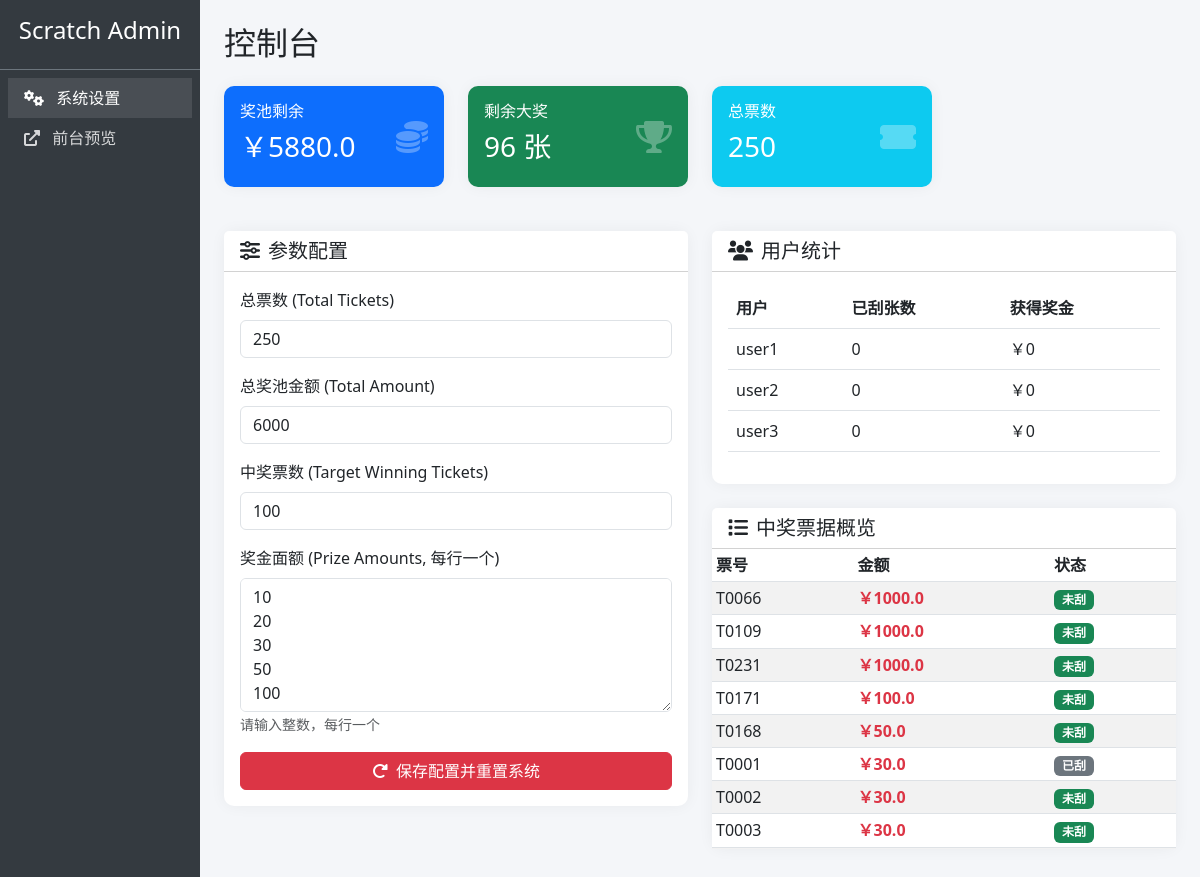
The app's page /admin/settings (signed in), older data.
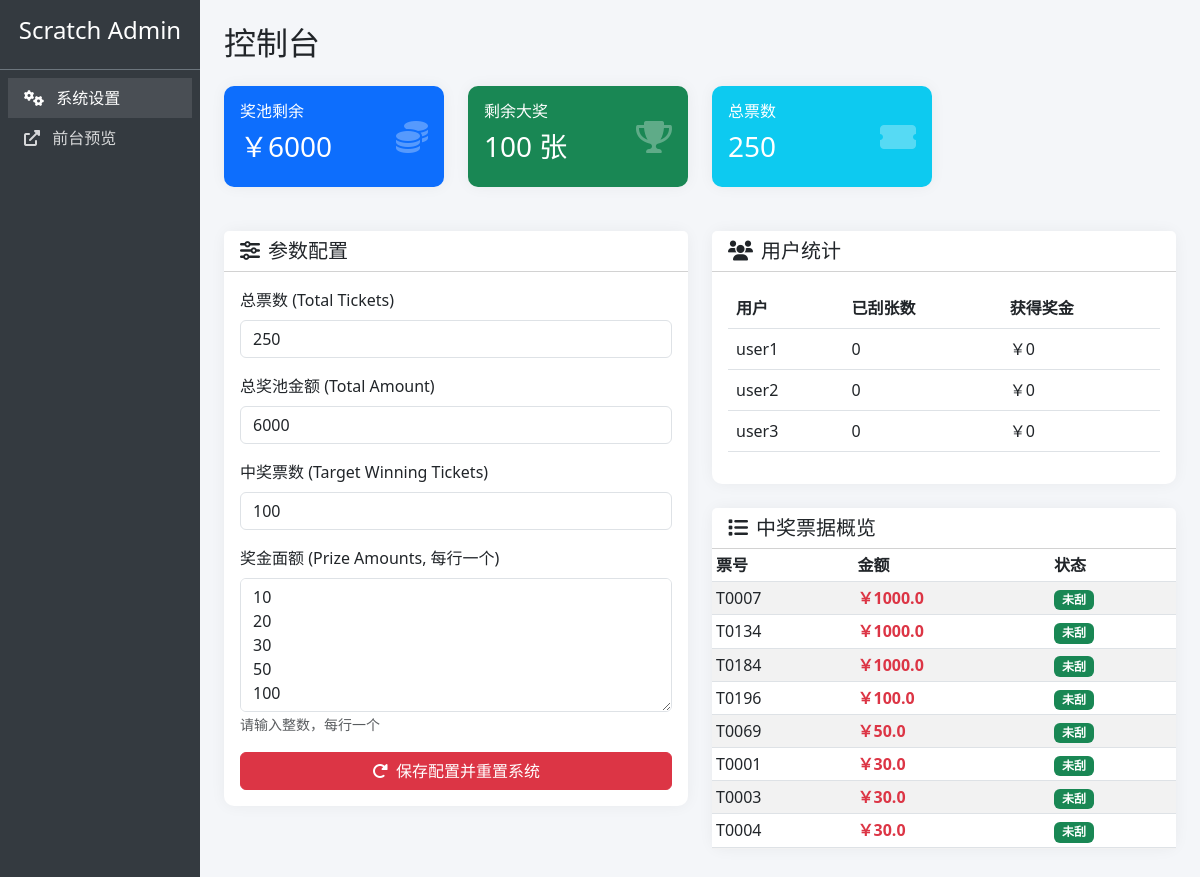
The same page, newer data.
### tables this page shows
CREATE TABLE users (
                id INTEGER PRIMARY KEY,
                username TEXT UNIQUE,
                password TEXT,
                spent_amount REAL DEFAULT 0
            );

CREATE TABLE tickets (
                id INTEGER PRIMARY KEY,
                ticket_number TEXT,
                amount REAL,
                is_selected INTEGER DEFAULT 0
            , owner_username TEXT);

### app.py (the view, shortened to what this page needs)
@app.route('/admin/settings', methods=['GET', 'POST'])
def admin_settings():
    if 'admin' not in session:
        return redirect(url_for('admin'))
    try:
        with open('setting.json', 'r', encoding='utf-8') as f:
            settings = json.load(f)
    except FileNotFoundError:
        settings = {
            'total_tickets': 100,
            'total_amount': 10000,
            'target_winning_tickets': 50,
            'prize_amounts': [10, 20, 30, 50, 100, 200, 500, 1000]
        }
    user_stats = []
    remaining_prize_pool = 0
    remaining_winning_tickets = 0
    winning_tickets = []
    try:
        conn = sqlite3.connect('xx.sqlite')
        cursor = conn.cursor()
        cursor.execute('SELECT username FROM users')
        all_users = [row[0] for row in cursor.fetchall()]
        cursor.execute('''
            SELECT owner_username, COUNT(*), COALESCE(SUM(amount), 0)
            FROM tickets
            WHERE is_selected = 1 AND owner_username IS NOT NULL
            GROUP BY owner_username
        ''')
        stats_data = {row[0]: (row[1], row[2]) for row in cursor.fetchall()}
        user_stats = []
        for username in all_users:
            count, winnings = stats_data.get(username, (0, 0))
            user_stats.append((username, count, winnings))
        for username in stats_data:
            if username not in all_users:
                count, winnings = stats_data[username]
                user_stats.append((f"{username} (已删)", count, winnings))
        cursor.execute('SELECT COALESCE(SUM(amount), 0) FROM tickets WHERE is_selected = 1 AND amount > 0')
        won_amount = cursor.fetchone()[0] or 0
        remaining_prize_pool = settings['total_amount'] - won_amount
        cursor.execute('SELECT COUNT(*) FROM tickets WHERE is_selected = 1 AND amount > 0')
        won_tickets = cursor.fetchone()[0] or 0
        remaining_winning_tickets = settings['target_winning_tickets'] - won_tickets
        cursor.execute('SELECT ticket_number, amount, is_selected FROM tickets WHERE amount > 0 ORDER BY amount DESC, ticket_number')
        winning_tickets = cursor.fetchall()
        conn.close()
    except sqlite3.Error as e:
        print(f"查询统计信息错误: {e}")
    return render_template('admin_settings.html',
                         settings=settings,
                         user_stats=user_stats,
                         remaining_prize_pool=remaining_prize_pool,
                         remaining_winning_tickets=remaining_winning_tickets,
                         winning_tickets=winning_tickets)

### templates/admin_settings.html (shortened to what the changed rows need)
<!DOCTYPE html>
<html lang="zh-CN">
<head>
    <link href="https://cdn.jsdelivr.net/npm/bootstrap@5.3.0/dist/css/bootstrap.min.css" rel="stylesheet">
    <link href="https://cdnjs.cloudflare.com/ajax/libs/font-awesome/6.0.0/css/all.min.css" rel="stylesheet">
</head>
<body>
    <div class="container-fluid">
        <div class="row">
            <div class="col-md-10 p-4">
                <h2 class="mb-4">控制台</h2>
                <div class="row mb-4">
                    <div class="col-md-3">
                        <div class="card stat-card bg-primary text-white">
                            <div class="card-body d-flex justify-content-between align-items-center">
                                <div>
                                    <h6 class="card-title">奖池剩余</h6>
                                    <h3>￥{{ remaining_prize_pool }}</h3>
                                </div>
                            </div>
                        </div>
                    </div>
                    <div class="col-md-3">
                        <div class="card stat-card bg-success text-white">
                            <div class="card-body d-flex justify-content-between align-items-center">
                                <div>
                                    <h6 class="card-title">剩余大奖</h6>
                                    <h3>{{ remaining_winning_tickets }} 张</h3>
                                </div>
                            </div>
                        </div>
                    </div>
                </div>
                <div class="row">
                    <div class="col-md-6">
                        <div class="card">
                            <div class="card-body">
                                <div class="table-responsive">
                                    <table class="table table-hover">
                                        <thead>
                                            <tr>
                                                <th>用户</th>
                                                <th>已刮张数</th>
                                                <th>获得奖金</th>
                                            </tr>
                                        </thead>
                                        <tbody>
                                            {% for stat in user_stats %}
                                            <tr>
                                                <td>{{ stat[0] }}</td>
                                                <td>{{ stat[1] }}</td>
                                                <td>￥{{ stat[2] }}</td>
                                            </tr>
                                            {% endfor %}
                                        </tbody>
                                    </table>
                                </div>
                            </div>
                        </div>
                        <div class="card mt-4">
                            <div class="card-body p-0" style="max-height: 300px; overflow-y: auto;">
                                <table class="table table-sm table-striped mb-0">
                                    <thead>
                                        <tr>
                                            <th>票号</th>
                                            <th>金额</th>
                                            <th>状态</th>
                                        </tr>
                                    </thead>
                                    <tbody>
                                        {% for ticket in winning_tickets %}
                                        <tr>
                                            <td>{{ ticket[0] }}</td>
                                            <td class="text-danger fw-bold">￥{{ ticket[1] }}</td>
                                            <td>
                                                {% if ticket[2] %}
                                                <span class="badge bg-secondary">已刮</span>
                                                {% else %}
                                                <span class="badge bg-success">未刮</span>
                                                {% endif %}
                                            </td>
                                        </tr>
                                        {% endfor %}
                                    </tbody>
                                </table>
                            </div>
                        </div>
                    </div>
                </div>
            </div>
        </div>
    </div>
</body>
</html>

Row changes from the older to the newer data that the page shows:
no longer on this page (row edited): tickets: ticket_number "T0066", amount "1000.0", is_selected "未刮"
no longer on this page (row edited): tickets: ticket_number "T0109", amount "1000.0", is_selected "未刮"
no longer on this page (row edited): tickets: ticket_number "T0231", amount "1000.0", is_selected "未刮"
no longer on this page (row edited): tickets: ticket_number "T0171", amount "100.0", is_selected "未刮"
no longer on this page (row edited): tickets: ticket_number "T0168", amount "50.0", is_selected "未刮"
no longer on this page (row edited): tickets: ticket_number "T0002", amount "30.0", is_selected "未刮"
now on this page (row edited): tickets: ticket_number "T0007", amount "1000.0", is_selected "未刮"
now on this page (row edited): tickets: ticket_number "T0134", amount "1000.0", is_selected "未刮"
now on this page (row edited): tickets: ticket_number "T0184", amount "1000.0", is_selected "未刮"
now on this page (row edited): tickets: ticket_number "T0196", amount "100.0", is_selected "未刮"
now on this page (row edited): tickets: ticket_number "T0069", amount "50.0", is_selected "未刮"
changed tickets (number 6 of 8 on the later page): is_selected "已刮" → "未刮"
now on this page (row edited): tickets: ticket_number "T0004", amount "30.0", is_selected "未刮"
Text that changed along with them:
{{ remaining_prize_pool }}: "5880.0" → "6000"
{{ remaining_winning_tickets }}: "96" → "100"
